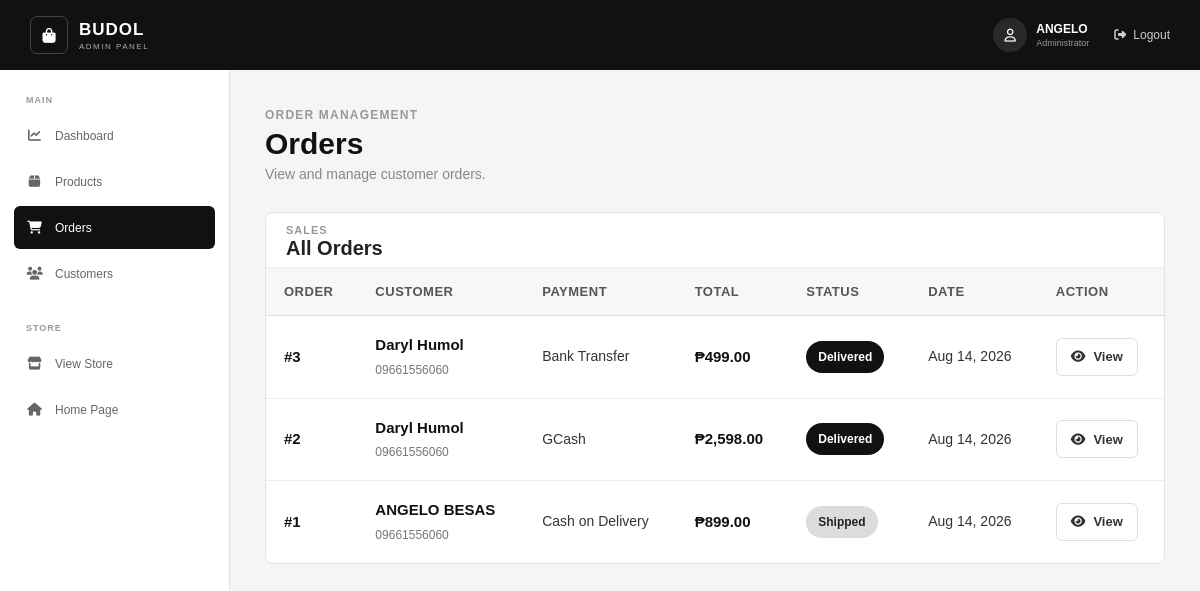
/BUDOL/admin/orders.php (signed in), run on the app's committed database.
### tables this page shows
CREATE TABLE `orders` (
  `id` int(11) NOT NULL,
  `user_id` int(11) NOT NULL,
  `total_amount` decimal(10,2) NOT NULL,
  `status` enum('Pending','Processing','Shipped','Delivered','Cancelled') DEFAULT 'Pending',
  `shipping_address` text NOT NULL,
  `created_at` timestamp NOT NULL DEFAULT current_timestamp(),
  `full_name` varchar(150) NOT NULL DEFAULT '',
  `phone` varchar(30) NOT NULL DEFAULT '',
  `address` text NOT NULL,
  `city` varchar(100) NOT NULL DEFAULT '',
  `postal_code` varchar(20) NOT NULL DEFAULT '',
  `payment_method` varchar(50) NOT NULL DEFAULT 'Cash on Delivery'
);

### BUDOL/admin/orders.php (the view, shortened to what this page needs)
<?php
require_once "../backend/config.php";
$sql = "
    SELECT
        orders.id,
        orders.full_name,
        orders.phone,
        orders.total_amount,
        orders.status,
        orders.payment_method,
        orders.created_at
    FROM orders
    ORDER BY orders.created_at DESC
";
$result = mysqli_query($conn, $sql);
?>
<!DOCTYPE html>
<html lang="en">
<head>
    <link
        rel="stylesheet"
        href="https://cdnjs.cloudflare.com/ajax/libs/font-awesome/6.5.2/css/all.min.css"
    >
    <link
        rel="stylesheet"
        href="../assets/css/admin.css"
    >
    <link
        rel="stylesheet"
        href="../assets/css/admin-orders.css"
    >
</head>
<body>
<header class="admin-header">
    <div class="admin-header-container">
        <a
            href="index.php"
            class="admin-brand"
        >
            <div class="admin-brand-icon">
                <i class="fa-solid fa-bag-shopping"></i>
            </div>
            <div>
                <strong>
                    BUDOL
                </strong>
                <span>
                    ADMIN PANEL
                </span>
            </div>
        </a>
        <div class="admin-header-right">
            <div class="admin-user">
                <div class="admin-user-icon">
                    <i class="fa-regular fa-user"></i>
                </div>
                <div>
                    <strong>
                        <?php
                        echo htmlspecialchars(
                            $_SESSION["first_name"] ?? "Admin"
                        );
                        ?>
                    </strong>
                    <span>
                        Administrator
                    </span>
                </div>
            </div>
            <a
                href="logout.php"
                class="admin-logout"
            >
                <i class="fa-solid fa-right-from-bracket"></i>
                Logout
            </a>
        </div>
    </div>
</header>
<div class="admin-layout">
    <aside class="admin-sidebar">
        <div class="admin-sidebar-section">
            <span>
                MAIN
            </span>
            <a
                href="index.php"
                class="admin-nav"
            >
                <i class="fa-solid fa-chart-line"></i>
                <span>
                    Dashboard
                </span>
            </a>
            <a
                href="products.php"
                class="admin-nav"
            >
                <i class="fa-solid fa-box"></i>
                <span>
                    Products
                </span>
            </a>
            <a
                href="orders.php"
                class="admin-nav active"
            >
                <i class="fa-solid fa-cart-shopping"></i>
                <span>
                    Orders
                </span>
            </a>
            <a
                href="users.php"
                class="admin-nav"
            >
                <i class="fa-solid fa-users"></i>
                <span>
                    Customers
                </span>
            </a>
        </div>
        <div class="admin-sidebar-section">
            <span>
                STORE
            </span>
            <a
                href="../products.php"
                class="admin-nav"
                target="_blank"
            >
                <i class="fa-solid fa-store"></i>
                <span>
                    View Store
                </span>
            </a>
            <a
                href="../index.php"
                class="admin-nav"
                target="_blank"
            >
                <i class="fa-solid fa-house"></i>
                <span>
                    Home Page
                </span>
            </a>
        </div>
    </aside>
    <main class="admin-content">
        <div class="admin-page-header">
            <div>
                <span>
                    ORDER MANAGEMENT
                </span>
                <h1>
                    Orders
                </h1>
                <p>
                    View and manage customer orders.
                </p>
            </div>
        </div>
        <section class="admin-panel">
            <div class="admin-panel-header">
                <div>
                    <span>
                        SALES
                    </span>
                    <h2>
                        All Orders
                    </h2>
                </div>
            </div>
            <div class="admin-table-wrapper">
                <table class="admin-table">
                    <thead>
                        <tr>
                            <th>
                                Order
                            </th>
                            <th>
                                Customer
                            </th>
                            <th>
                                Payment
                            </th>
                            <th>
                                Total
                            </th>
                            <th>
                                Status
                            </th>
                            <th>
                                Date
                            </th>
                            <th>
                                Action
                            </th>
                        </tr>
                    </thead>
                    <tbody>
                    <?php if (
                        mysqli_num_rows($result) > 0
                    ): ?>
                        <?php while (
                            $order =
                            mysqli_fetch_assoc($result)
                        ): ?>
                            <tr>
                                <td>
                                    <strong>
                                        #<?php
                                        echo (int)
                                            $order["id"];
                                        ?>
                                    </strong>
                                </td>
                                <td>
                                    <strong>
                                        <?php
                                        echo htmlspecialchars(
                                            $order["full_name"]
                                        );
                                        ?>
                                    </strong>
                                    <br>
                                    <small>
                                        <?php
                                        echo htmlspecialchars(
                                            $order["phone"]
                                        );
                                        ?>
                                    </small>
                                </td>
                                <td>
                                    <?php
                                    echo htmlspecialchars(
                                        $order["payment_method"]
                                    );
                                    ?>
                                </td>
                                <td>
                                    <strong>
                                        ₱<?php
                                        echo number_format(
                                            (float)
                                            $order["total_amount"],
                                            2
                                        );
                                        ?>
                                    </strong>
                                </td>
                                <td>
                                    <span
                                        class="admin-order-status status-<?php
                                        echo strtolower(
                                            $order["status"]
                                        );
                                        ?>"
                                    >
                                        <?php
                                        echo htmlspecialchars(
                                            $order["status"]
                                        );
                                        ?>
                                    </span>
                                </td>
                                <td>
                                    <?php
                                    echo date(
                                        "M d, Y",
                                        strtotime(
                                            $order["created_at"]
                                        )
                                    );
                                    ?>
                                </td>
                                <td>
                                    <a
                                       href="order_view.php?id=<?php echo (int)$order["id"]; ?>"
                                        class="admin-order-view"
                                    >
                                        <i class="fa-solid fa-eye"></i>
                                        View
                                    </a>
                                </td>
                            </tr>
                        <?php endwhile; ?>
                    <?php endif; ?>
                    </tbody>
                </table>
            </div>
        </section>
    </main>
</div>
</body>
</html>

### BUDOL/assets/css/admin.css (style rules this page uses)
* { box-sizing: border-box; }
body { margin: 0; font-family: Arial, Helvetica, sans-serif; background: #f5f5f5; color: #222; }
.admin-header { height: 70px; background: #111; color: #fff; }
.admin-header-container { width: 100%; height: 100%; padding: 0 30px; display: flex; align-items: center; justify-content: space-between; }
.admin-brand { display: flex; align-items: center; gap: 11px; color: #fff; text-decoration: none; }
.admin-brand-icon { width: 38px; height: 38px; border: 1px solid #444; border-radius: 7px; display: flex; align-items: center; justify-content: center; font-size: 15px; }
.admin-brand strong { display: block; font-size: 17px; letter-spacing: 1px; }
.admin-brand span { display: block; margin-top: 2px; color: #aaa; font-size: 8px; letter-spacing: 1.5px; }
.admin-header-right { display: flex; align-items: center; gap: 25px; }
.admin-user { display: flex; align-items: center; gap: 9px; }
.admin-user-icon { width: 34px; height: 34px; border-radius: 50%; background: #292929; display: flex; align-items: center; justify-content: center; font-size: 13px; }
.admin-user strong { display: block; font-size: 12px; }
.admin-user span { display: block; margin-top: 2px; color: #999; font-size: 9px; }
.admin-logout { color: #ccc; text-decoration: none; font-size: 12px; display: flex; align-items: center; gap: 7px; }
.admin-layout { min-height: calc(100vh - 70px); display: flex; }
.admin-sidebar { width: 230px; flex-shrink: 0; background: #fff; border-right: 1px solid #e1e1e1; padding: 25px 14px; }
.admin-sidebar-section { margin-bottom: 28px; }
.admin-sidebar-section > span { display: block; padding: 0 12px; margin-bottom: 9px; color: #999; font-size: 9px; font-weight: 700; letter-spacing: 1px; }
.admin-nav { height: 43px; margin-bottom: 3px; padding: 0 12px; display: flex; align-items: center; gap: 12px; border-radius: 6px; color: #666; text-decoration: none; font-size: 12px; transition: .2s; }
.admin-nav i { width: 17px; text-align: center; font-size: 13px; }
.admin-nav.active { background: #111; color: #fff; }
.admin-content { flex: 1; min-width: 0; padding: 35px; }
.admin-page-header { margin-bottom: 30px; }
.admin-page-header > div > span { color: #999; font-size: 9px; font-weight: 700; letter-spacing: 1.2px; }
.admin-page-header h1 { margin: 5px 0; font-size: 30px; color: #111; }
.admin-page-header p { margin: 0; color: #888; font-size: 13px; }
.admin-panel { background: #fff; border: 1px solid #e3e3e3; border-radius: 8px; margin-bottom: 25px; overflow: hidden; }
.admin-panel-header { min-height: 75px; padding: 18px 22px; border-bottom: 1px solid #eee; display: flex; align-items: center; justify-content: space-between; }
.admin-panel-header span { color: #999; font-size: 8px; font-weight: 700; letter-spacing: 1px; }
.admin-panel-header h2 { margin: 5px 0 0; font-size: 17px; color: #222; }
.admin-table-wrapper { width: 100%; overflow-x: auto; }
.admin-table { width: 100%; border-collapse: collapse; min-width: 650px; }
.admin-table th { padding: 14px 20px; background: #fafafa; border-bottom: 1px solid #eee; text-align: left; color: #888; font-size: 9px; font-weight: 700; text-transform: uppercase; letter-spacing: .5px; }
.admin-table td { padding: 15px 20px; border-bottom: 1px solid #f0f0f0; color: #555; font-size: 11px; }
.admin-table tr:last-child td { border-bottom: none; }
.admin-table td strong { color: #222; }
.admin-page-header { display: flex; align-items: flex-end; justify-content: space-between; gap: 20px; }
.admin-panel-header { min-height: 55px; padding: 0 20px; border-bottom: 1px solid #eee; display: flex; align-items: center; justify-content: space-between; }
.admin-panel-header h2 { margin: 0; font-size: 13px; color: #222; }
html, body { min-height: 100%; }
body { min-height: 100vh; }

### data on the page
orders: id "3", full_name "Daryl Humol", phone "09661556060", payment_method "Bank Transfer", total_amount "499.00", status "Delivered", created_at "Aug 14, 2026"
orders: id "2", full_name "Daryl Humol", phone "09661556060", payment_method "GCash", total_amount "2,598.00", status "Delivered", created_at "Aug 14, 2026"
orders: id "1", full_name "ANGELO BESAS", phone "09661556060", payment_method "Cash on Delivery", total_amount "899.00", status "Shipped", created_at "Aug 14, 2026"

### other printed values
$_SESSION["first_name"] "ANGELO"
